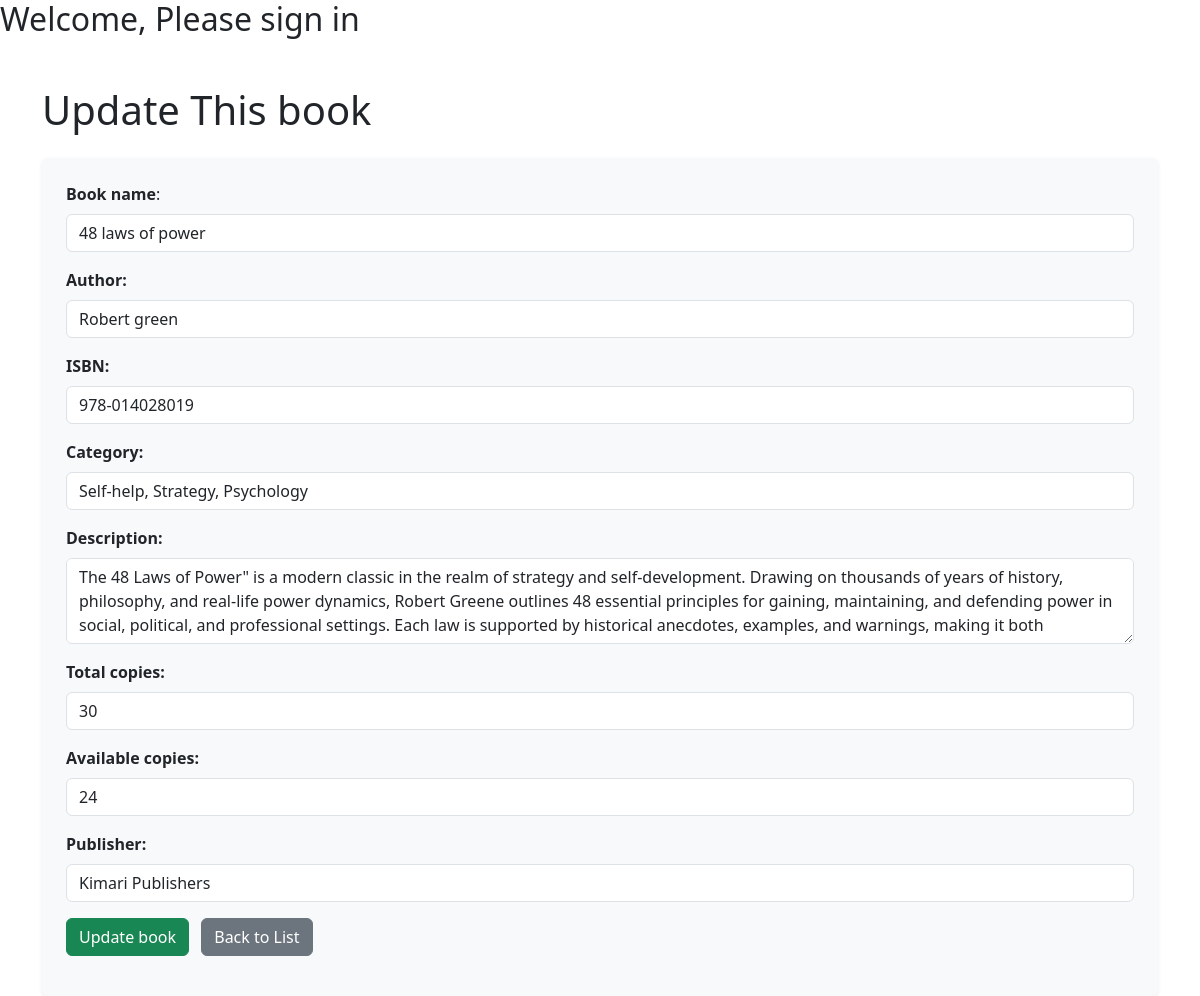
The app's page /library/book_update/4/ (signed in), older data.
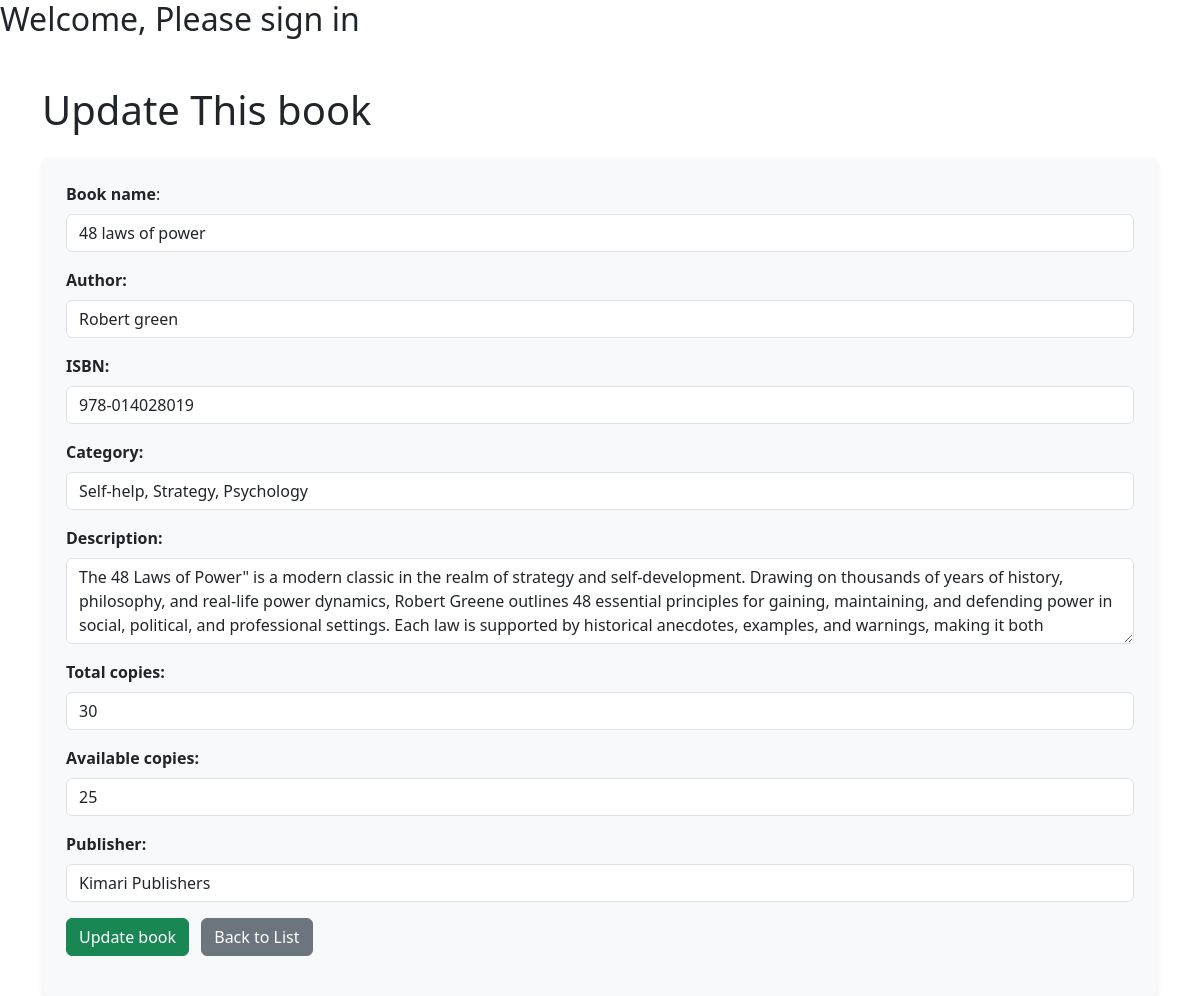
The same page, newer data.
### library_app/models.py (models this page shows, shortened)
class Book(models.Model):
    title = models.CharField(max_length=255)
    author = models.CharField(max_length=255)
    isbn = models.CharField(max_length=13, unique=True)
    category = models.CharField(max_length=100)
    description = models.TextField(blank=True)  # NEW field
    total_copies = models.PositiveIntegerField()
    available_copies = models.PositiveIntegerField()
    added_by = models.ForeignKey(User, on_delete=models.SET_NULL, null=True, blank=True)  # NEW field
    publisher = models.ForeignKey('Publisher', on_delete=models.SET_NULL, null=True, blank=True)  # NEW field
    created_at = models.DateTimeField(auto_now_add=True)
    updated_at = models.DateTimeField(auto_now=True)

### library_app/views.py (the view)
# urls.py: path('book_update/<int:id>/', book_update, name='book_update'),
@login_required
def book_update(request, id):
    if not request.user.is_staff:
        messages.error(request, "You are not authorized to edit books.")
        return redirect('book_list')
    book = get_object_or_404(Book, id=id)
    if request.method == 'POST':
        form = BookForm(request.POST, instance=book)# instance to update existing book
        if form.is_valid():
            form.save()
            return redirect('book_list')
    else:
        form = BookForm(instance=book)
    title = "Update Book"
    context = {
        'form': form,
        'title': title,
        'current_year': datetime.now().year,
    }
    return render(request, 'library_app/book_update.html', context)

### library_app/forms.py
class BookForm(forms.ModelForm):
    class Meta:
        model= Book
        fields = ['title', 'author', 'isbn', 'category', 'description', 'total_copies',
                  'available_copies', 'publisher']
        widgets = {
            'title': forms.TextInput(attrs={'class': 'form-control', 'placeholder': 'Enter book title'}),
            'author': forms.TextInput(attrs={'class': 'form-control', 'placeholder': 'Enter author name'}),
            'isbn': forms.TextInput(attrs={'class': 'form-control', 'placeholder': 'Enter ISBN number'}),
            'category': forms.TextInput(attrs={'class': 'form-control', 'placeholder': 'Enter book category'}),
            'description': forms.Textarea(attrs={'class': 'form-control', 'rows': 3}),
            'total_copies': forms.NumberInput(attrs={'class': 'form-control', 'placeholder': 'Enter total copies'}),
            'available_copies': forms.NumberInput(attrs={'class': 'form-control', 'placeholder': 'Enter available copies'}),
            'publisher': forms.Select(attrs={'class': 'form-control'}),
            'added_by': forms.Select(attrs={'class': 'form-control'}),
        }

### library_app/models.py (called while the page is built)
    def __str__(self):
        return self.name

### library_app/templates/library_app/book_update.html (shortened to what this page needs)
{% extends 'base.html' %} {% block content%}
<div class="container mt-5">
  <h1 class="mb-4">Update This book</h1>
  <div
    class="mt-4 bg-light p-4 rounded shadow-sm"
    style="background-color: grey"
  >
    <form method="POST" class="mb-3">
      <div class="mb-3">
        <label for="id_title" class="form-label"
          ><strong>Book name</strong>:</label
        >
        {{ form.title }}
      </div>
      <div class="mb-3">
        <label for="id_author" class="form-label"
          ><strong>Author:</strong></label
        >
        {{ form.author }}
      </div>
      <div class="mb-3">
        <label for="id_title" class="form-label"><strong>ISBN:</strong></label>
        {{ form.isbn }}
      </div>
      <div class="mb-3">
        <label for="id_author" class="form-label"
          ><strong>Category:</strong></label
        >
        {{ form.category }}
      </div>
      <div class="mb-3">
        <label for="id_title" class="form-label"
          ><strong>Description:</strong></label
        >
        {{ form.description }}
      </div>
      <div class="mb-3">
        <label for="id_author" class="form-label"
          ><strong>Total copies:</strong></label
        >
        {{ form.total_copies }}
      </div>
      <div class="mb-3">
        <label for="id_title" class="form-label"
          ><strong>Available copies:</strong></label
        >
        {{ form.available_copies }}
      </div>
      <div class="mb-3">
        <label for="id_author" class="form-label"
          ><strong>Publisher:</strong></label
        >
        {{ form.publisher }}
      </div>
      <button type="submit" class="btn btn-success">Update book</button>
      <a href="{% url 'book_list' %}" class="btn btn-secondary ms-2"
        >Back to List</a
      >
    </form>
  </div>
</div>
{% endblock content %}

Row changes from the older to the newer data that the page shows:
changed Book "48 laws of power": available_copies "24" → "25"
